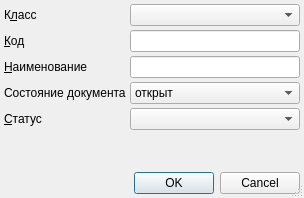
<?xml version="1.0" encoding="UTF-8"?>
<ui version="4.0">
 <class>ItemEditorDialog</class>
 <widget class="QDialog" name="ItemEditorDialog">
  <property name="geometry">
   <rect>
    <x>0</x>
    <y>0</y>
    <width>304</width>
    <height>198</height>
   </rect>
  </property>
  <property name="windowTitle">
   <string>ChangeMe!</string>
  </property>
  <property name="sizeGripEnabled">
   <bool>true</bool>
  </property>
  <layout class="QGridLayout" name="gridLayout">
   <property name="margin">
    <number>4</number>
   </property>
   <property name="spacing">
    <number>4</number>
   </property>
   <item row="0" column="0">
    <widget class="QLabel" name="lblType">
     <property name="text">
      <string>К&amp;ласс</string>
     </property>
     <property name="buddy">
      <cstring>cmbType</cstring>
     </property>
    </widget>
   </item>
   <item row="0" column="1">
    <widget class="QComboBox" name="cmbType"/>
   </item>
   <item row="1" column="0">
    <widget class="QLabel" name="lblCode">
     <property name="text">
      <string>&amp;Код</string>
     </property>
     <property name="buddy">
      <cstring>edtCode</cstring>
     </property>
    </widget>
   </item>
   <item row="1" column="1">
    <widget class="QLineEdit" name="edtCode"/>
   </item>
   <item row="2" column="0">
    <widget class="QLabel" name="lblName">
     <property name="text">
      <string>&amp;Наименование</string>
     </property>
     <property name="buddy">
      <cstring>edtName</cstring>
     </property>
    </widget>
   </item>
   <item row="2" column="1">
    <widget class="QLineEdit" name="edtName"/>
   </item>
   <item row="3" column="0">
    <widget class="QLabel" name="lblClosed">
     <property name="text">
      <string>Состояние документа</string>
     </property>
     <property name="buddy">
      <cstring>cmbClosed</cstring>
     </property>
    </widget>
   </item>
   <item row="3" column="1">
    <widget class="QComboBox" name="cmbClosed">
     <item>
      <property name="text">
       <string>открыт</string>
      </property>
     </item>
     <item>
      <property name="text">
       <string>закрыт</string>
      </property>
     </item>
     <item>
      <property name="text">
       <string>продлён</string>
      </property>
     </item>
     <item>
      <property name="text">
       <string>передан</string>
      </property>
     </item>
    </widget>
   </item>
   <item row="4" column="0">
    <widget class="QLabel" name="lblStatus">
     <property name="text">
      <string>&amp;Статус</string>
     </property>
     <property name="buddy">
      <cstring>cmbStatus</cstring>
     </property>
    </widget>
   </item>
   <item row="4" column="1">
    <widget class="QComboBox" name="cmbStatus">
     <item>
      <property name="text">
       <string/>
      </property>
     </item>
     <item>
      <property name="text">
       <string>Направление на КЭК</string>
      </property>
     </item>
     <item>
      <property name="text">
       <string>Решение КЭК</string>
      </property>
     </item>
     <item>
      <property name="text">
       <string>Направление на МСЭ</string>
      </property>
     </item>
     <item>
      <property name="text">
       <string>Решение МСЭ</string>
      </property>
     </item>
     <item>
      <property name="text">
       <string>Госпитализация</string>
      </property>
     </item>
     <item>
      <property name="text">
       <string>Сан.кур.лечение</string>
      </property>
     </item>
    </widget>
   </item>
   <item row="5" column="0">
    <spacer>
     <property name="orientation">
      <enum>Qt::Vertical</enum>
     </property>
     <property name="sizeHint" stdset="0">
      <size>
       <width>103</width>
       <height>16</height>
      </size>
     </property>
    </spacer>
   </item>
   <item row="6" column="0" colspan="2">
    <widget class="QDialogButtonBox" name="buttonBox">
     <property name="orientation">
      <enum>Qt::Horizontal</enum>
     </property>
     <property name="standardButtons">
      <set>QDialogButtonBox::Cancel|QDialogButtonBox::Ok</set>
     </property>
    </widget>
   </item>
  </layout>
 </widget>
 <tabstops>
  <tabstop>cmbType</tabstop>
  <tabstop>edtCode</tabstop>
  <tabstop>edtName</tabstop>
  <tabstop>cmbClosed</tabstop>
  <tabstop>cmbStatus</tabstop>
  <tabstop>buttonBox</tabstop>
 </tabstops>
 <resources/>
 <connections>
  <connection>
   <sender>buttonBox</sender>
   <signal>accepted()</signal>
   <receiver>ItemEditorDialog</receiver>
   <slot>accept()</slot>
   <hints>
    <hint type="sourcelabel">
     <x>166</x>
     <y>193</y>
    </hint>
    <hint type="destinationlabel">
     <x>117</x>
     <y>106</y>
    </hint>
   </hints>
  </connection>
  <connection>
   <sender>buttonBox</sender>
   <signal>rejected()</signal>
   <receiver>ItemEditorDialog</receiver>
   <slot>reject()</slot>
   <hints>
    <hint type="sourcelabel">
     <x>246</x>
     <y>193</y>
    </hint>
    <hint type="destinationlabel">
     <x>247</x>
     <y>107</y>
    </hint>
   </hints>
  </connection>
 </connections>
</ui>
